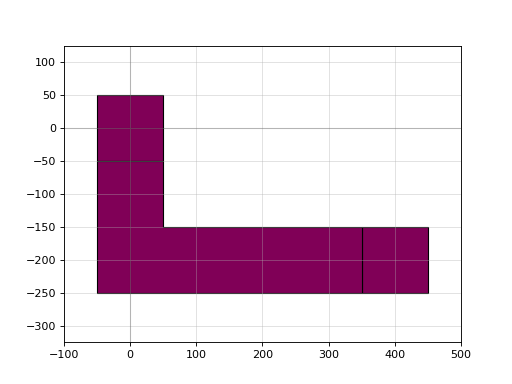

Generate this figure with Python:
import gdsfactory as gf

c = gf.Component("pads")
c1 = c << gf.components.pad(port_orientation=None)
c2 = c << gf.components.pad(port_orientation=None)

c2.movex(400)
c2.movey(-200)

route = c << gf.routing.route_sharp(c1.ports["e4"], c2.ports["e1"], path_type="L")
c.plot()
